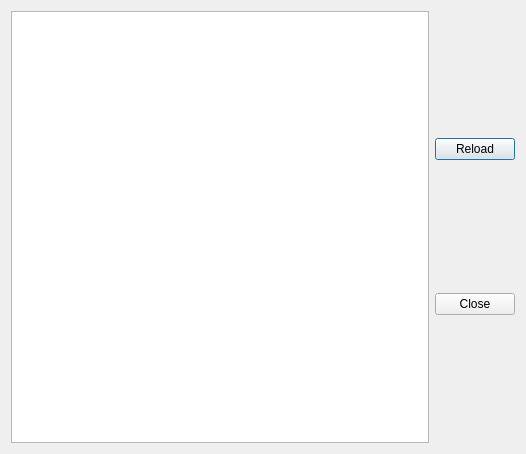
<?xml version="1.0" encoding="UTF-8"?>
<ui version="4.0">
 <class>DialogChekAllChordDefined</class>
 <widget class="QDialog" name="DialogChekAllChordDefined">
  <property name="geometry">
   <rect>
    <x>0</x>
    <y>0</y>
    <width>526</width>
    <height>454</height>
   </rect>
  </property>
  <property name="windowTitle">
   <string>Check Chord defined</string>
  </property>
  <layout class="QVBoxLayout" name="verticalLayout_2">
   <item>
    <layout class="QHBoxLayout" name="horizontalLayout">
     <item>
      <widget class="QTableWidget" name="tableWidget">
       <property name="verticalScrollBarPolicy">
        <enum>Qt::ScrollBarAsNeeded</enum>
       </property>
       <property name="horizontalScrollBarPolicy">
        <enum>Qt::ScrollBarAsNeeded</enum>
       </property>
       <property name="autoScroll">
        <bool>false</bool>
       </property>
       <property name="editTriggers">
        <set>QAbstractItemView::NoEditTriggers</set>
       </property>
       <property name="selectionMode">
        <enum>QAbstractItemView::SingleSelection</enum>
       </property>
       <property name="selectionBehavior">
        <enum>QAbstractItemView::SelectRows</enum>
       </property>
       <property name="wordWrap">
        <bool>true</bool>
       </property>
      </widget>
     </item>
     <item>
      <layout class="QVBoxLayout" name="verticalLayout">
       <item>
        <widget class="QPushButton" name="pushButtonReload">
         <property name="text">
          <string>Reload</string>
         </property>
        </widget>
       </item>
       <item>
        <widget class="QPushButton" name="pushButtonClose">
         <property name="text">
          <string>Close</string>
         </property>
        </widget>
       </item>
      </layout>
     </item>
    </layout>
   </item>
  </layout>
 </widget>
 <resources/>
 <connections/>
</ui>
